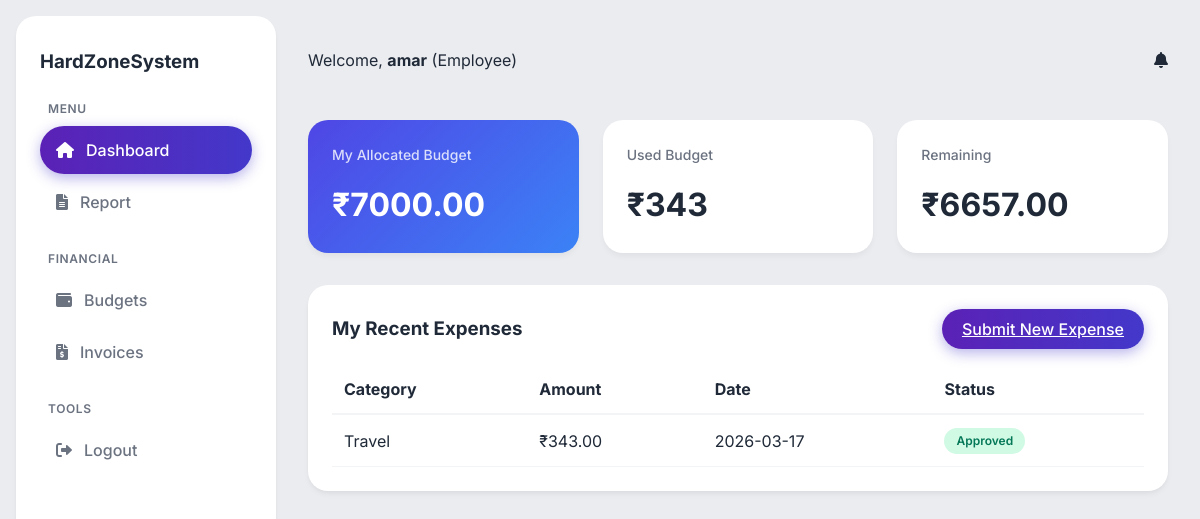
The app's page / (signed in) with its own data.
### users/models.py (models this page shows, shortened)
class CustomUser(AbstractUser):
    ROLE_CHOICES = (
        ('ADMIN', 'Super Admin'),
        ('MANAGER', 'Manager'),
        ('EMPLOYEE', 'Employee'),
    )
    role = models.CharField(max_length=20, choices=ROLE_CHOICES, default='EMPLOYEE')
    department = models.ForeignKey('budgets.Department', on_delete=models.SET_NULL, null=True, blank=True, related_name='members')
    manager = models.ForeignKey('self', on_delete=models.SET_NULL, null=True, blank=True, related_name='subordinates')
    status = models.BooleanField(default=True) # True for Active, False for Inactive

### budgets/models.py (models this page shows, shortened)
class BudgetAllocation(models.Model):
    department = models.ForeignKey(Department, on_delete=models.CASCADE, related_name='allocations', null=True, blank=True)
    employee = models.ForeignKey('users.CustomUser', on_delete=models.CASCADE, related_name='my_allocations', null=True, blank=True)
    amount = models.DecimalField(max_digits=12, decimal_places=2)
    start_date = models.DateField()
    end_date = models.DateField()
    notes = models.TextField(blank=True)

### expenses/models.py (models this page shows, shortened)
class Expense(models.Model):
    STATUS_CHOICES = (
        ('PENDING', 'Pending Approval'),
        ('APPROVED', 'Approved'),
        ('REJECTED', 'Rejected'),
    )
    employee = models.ForeignKey(settings.AUTH_USER_MODEL, on_delete=models.CASCADE, related_name='expenses')
    category = models.ForeignKey(ExpenseCategory, on_delete=models.PROTECT)
    amount = models.DecimalField(max_digits=10, decimal_places=2)
    description = models.TextField()
    bill = models.FileField(upload_to='expenses/bills/%Y/%m/%d/')
    status = models.CharField(max_length=20, choices=STATUS_CHOICES, default='PENDING')
    submitted_at = models.DateTimeField(auto_now_add=True)
    updated_at = models.DateTimeField(auto_now=True)
    is_deleted = models.BooleanField(default=False)

class ExpenseCategory(models.Model):
    name = models.CharField(max_length=100, unique=True)

### reports/views.py (the view, shortened to what this page needs)
# urls.py: path('', views.dashboard, name='dashboard'),
@login_required
def dashboard(request):
    user = request.user
    context = {}
    if user.role == 'ADMIN':
        from django.db.utils import OperationalError
        from django.db import connection
        try:
            settings, _ = CompanySettings.objects.get_or_create(pk=1)
            context['total_company_budget'] = settings.total_company_budget
        except OperationalError:
            with connection.cursor() as cursor:
                cursor.execute('CREATE TABLE IF NOT EXISTS "budgets_companysettings" ("id" integer NOT NULL PRIMARY KEY AUTOINCREMENT, "total_company_budget" decimal NOT NULL)')
            settings, _ = CompanySettings.objects.get_or_create(pk=1)
            context['total_company_budget'] = settings.total_company_budget
        context['allocated_budget'] = BudgetAllocation.objects.aggregate(Sum('amount'))['amount__sum'] or 0
        context['approved_expenses'] = Expense.objects.filter(status='APPROVED', is_deleted=False).aggregate(Sum('amount'))['amount__sum'] or 0
        context['pending_count'] = Expense.objects.filter(status='PENDING', is_deleted=False).count()
        context['recent_expenses'] = Expense.objects.filter(is_deleted=False).order_by('-submitted_at')[:5]
        return render(request, 'reports/admin_dashboard.html', context)
    else:
        allocation = BudgetAllocation.objects.filter(employee=user).first()
        context['my_budget'] = allocation.amount if allocation else 0
        context['used_budget'] = Expense.objects.filter(employee=user, status='APPROVED', is_deleted=False).aggregate(Sum('amount'))['amount__sum'] or 0
        context['remaining_budget'] = context['my_budget'] - context['used_budget']
        context['recent_expenses'] = Expense.objects.filter(employee=user, is_deleted=False).order_by('-submitted_at')[:5]
        return render(request, 'reports/employee_dashboard.html', context)

### templates/reports/employee_dashboard.html (shortened to what this page needs)
{% extends 'base.html' %}
{% block content %}
<div class="stat-grid">
    <div class="stat-card">
        <h3>My Allocated Budget</h3>
        <p class="h2">₹{{ my_budget }}</p>
    </div>
    <div class="stat-card">
        <h3>Used Budget</h3>
        <p class="h2">₹{{ used_budget }}</p>
    </div>
    <div class="stat-card">
        <h3>Remaining</h3>
        <p class="h2">₹{{ remaining_budget }}</p>
    </div>
</div>
<div class="card">
    <div style="display: flex; justify-content: space-between; align-items: center; margin-bottom: 1rem;">
        <h3>My Recent Expenses</h3>
        <a href="{% url 'submit_expense' %}" class="btn btn-primary">Submit New Expense</a>
    </div>
    <table style="width: 100%; border-collapse: collapse;">
        <thead>
            <tr style="border-bottom: 2px solid var(--border-color); text-align: left;">
                <th style="padding: 0.75rem;">Category</th>
                <th style="padding: 0.75rem;">Amount</th>
                <th style="padding: 0.75rem;">Date</th>
                <th style="padding: 0.75rem;">Status</th>
            </tr>
        </thead>
        <tbody>
            {% for expense in recent_expenses %}
            <tr style="border-bottom: 1px solid var(--border-color);">
                <td style="padding: 0.75rem;">{{ expense.category.name }}</td>
                <td style="padding: 0.75rem;">₹{{ expense.amount }}</td>
                <td style="padding: 0.75rem;">{{ expense.submitted_at|date:"Y-m-d" }}</td>
                <td style="padding: 0.75rem;">
                    <span class="status-badge {% if expense.status == 'PENDING' %}status-pending{% elif expense.status == 'APPROVED' %}status-approved{% else %}status-rejected{% endif %}">
                        {{ expense.get_status_display }}
                    </span>
                </td>
            </tr>
            {% empty %}
            <tr><td colspan="4" style="padding: 1rem; text-align: center;">No recent expenses.</td></tr>
            {% endfor %}
        </tbody>
    </table>
</div>
{% endblock %}

### templates/base.html (shortened to what this page needs)
<!DOCTYPE html>
<html lang="en">
<head>
    {% load static %}
    <link rel="stylesheet" href="{% static 'css/style.css' %}">
    <link rel="stylesheet" href="https://cdnjs.cloudflare.com/ajax/libs/font-awesome/6.0.0/css/all.min.css">
</head>
<body>
    <div class="dashboard-container">
        {% if user.is_authenticated %}
        <aside class="sidebar">
            <h3>HardZoneSystem</h3>
            <ul class="nav-links">
                <li><span class="menu-group">Menu</span></li>
                <li><a href="{% url 'dashboard' %}"
                        class="{% if request.resolver_match.url_name == 'dashboard' %}active{% endif %}">
                        <i class="fas fa-home"></i> <span>Dashboard</span></a></li>
                <li><a href="{% url 'export_report_excel' %}"><i class="fas fa-file-alt"></i> <span>Report</span></a></li>
                <li><span class="menu-group">Financial</span></li>
                <li><a href="{% url 'budget_list' %}" class="{% if 'budgets' in request.path %}active{% endif %}">
                        <i class="fas fa-wallet"></i> <span>Budgets</span></a></li>
                <li><a href="{% url 'expense_list' %}" class="{% if 'expenses' in request.path %}active{% endif %}">
                        <i class="fas fa-file-invoice-dollar"></i> <span>Invoices</span></a></li>
                <li><span class="menu-group">Tools</span></li>
                <li><a href="{% url 'logout' %}"><i class="fas fa-sign-out-alt"></i> <span>Logout</span></a></li>
            </ul>
        </aside>
        {% endif %}
        <main class="main-content">
            {% if user.is_authenticated %}
            <header class="top-nav">
                <div class="user-info">
                    Welcome, <strong>{{ user.username }}</strong> ({{ user.get_role_display }})
                </div>
                <div class="notifications">
                    <i class="fas fa-bell"></i>
                </div>
            </header>
            {% endif %}
            {% block content %}
            {% endblock %}
        </main>
    </div>
</body>
</html>

### static/css/style.css (style rules this page uses)
:root { --primary-color: #4338ca; --primary-hover: #3730a3; --secondary-color: #1e1b4b; --bg-main: #ebecf0; --bg-card: #ffffff; --bg-sidebar: #ffffff; --text-main: #1f2937; --text-muted: #6b7280; --border-color: #f3f4f6; --success: #10b981; --success-bg: #d1fae5; --danger: #ef4444; --danger-bg: #fee2e2; --warning: #f59e0b; }
* { margin: 0; padding: 0; box-sizing: border-box; }
body { font-family: 'Inter', sans-serif; background-color: var(--bg-main); color: var(--text-main); line-height: 1.5; }
.dashboard-container { display: flex; min-height: 100vh; }
.sidebar { width: 260px; background-color: var(--bg-sidebar); color: var(--text-main); padding: 2rem 1.5rem; margin: 1rem 0 1rem 1rem; border-radius: 20px; transition: all 0.3s; box-shadow: 0 4px 6px -1px rgba(0, 0, 0, 0.05), 0 2px 4px -1px rgba(0, 0, 0, 0.03); }
.nav-links { list-style: none; }
.nav-links li { margin-bottom: 0.25rem; }
.nav-links li span.menu-group { display: block; font-size: 0.75rem; text-transform: uppercase; color: var(--text-muted); margin: 1.5rem 0 0.5rem 0.5rem; letter-spacing: 0.05em; font-weight: 600; }
.nav-links a { color: var(--text-muted); text-decoration: none; padding: 0.75rem 1rem; display: flex; align-items: center; gap: 0.75rem; border-radius: 9999px; transition: all 0.2s; font-weight: 500; }
.nav-links a.active { background: linear-gradient(90deg, #5b21b6 0%, #4338ca 100%); color: white; box-shadow: 0 4px 14px 0 rgba(67, 56, 202, 0.39); }
.main-content { flex: 1; padding: 2rem; }
.top-nav { display: flex; justify-content: space-between; align-items: center; margin-bottom: 2rem; background: transparent; padding: 1rem 0; }
.card { background: var(--bg-card); border-radius: 20px; padding: 1.5rem; box-shadow: 0 4px 6px -1px rgba(0, 0, 0, 0.05), 0 2px 4px -1px rgba(0, 0, 0, 0.03); margin-bottom: 1.5rem; border: none; }
.btn { padding: 0.5rem 1.25rem; border-radius: 9999px; font-weight: 500; cursor: pointer; border: none; transition: all 0.2s; }
.btn-primary { background: linear-gradient(90deg, #5b21b6 0%, #4338ca 100%); color: white; box-shadow: 0 4px 14px 0 rgba(67, 56, 202, 0.39); }
.stat-grid { display: grid; grid-template-columns: repeat(auto-fit, minmax(240px, 1fr)); gap: 1.5rem; margin-bottom: 2rem; }
.stat-card { background-color: var(--bg-card); padding: 1.5rem; border-radius: 20px; box-shadow: 0 4px 6px -1px rgba(0, 0, 0, 0.05); border: none; display: flex; flex-direction: column; }
.stat-card:first-child { background: linear-gradient(135deg, #4f46e5 0%, #3b82f6 100%); color: white; }
.stat-card:first-child h3, .stat-card:first-child .text-muted { color: rgba(255, 255, 255, 0.8) !important; }
.stat-card h3 { font-size: 0.875rem; color: var(--text-muted); margin-bottom: 0.5rem; font-weight: 500; }
.stat-card .h2 { font-size: 2rem; font-weight: 700; margin-top: 0.5rem; }
.status-badge { padding: 0.25rem 0.75rem; border-radius: 9999px; font-size: 0.75rem; font-weight: 600; display: inline-block; }
.status-approved { background-color: var(--success-bg); color: #047857; }

### records on screen
CustomUser: username "amar", role "Employee"
BudgetAllocation: amount "7000.00"
Expense: category.name "Travel", amount "343.00", submitted_at "2026-03-17", status "Approved"

### other values on screen
{{ used_budget }} "343"
{{ remaining_budget }} "6657.00"
